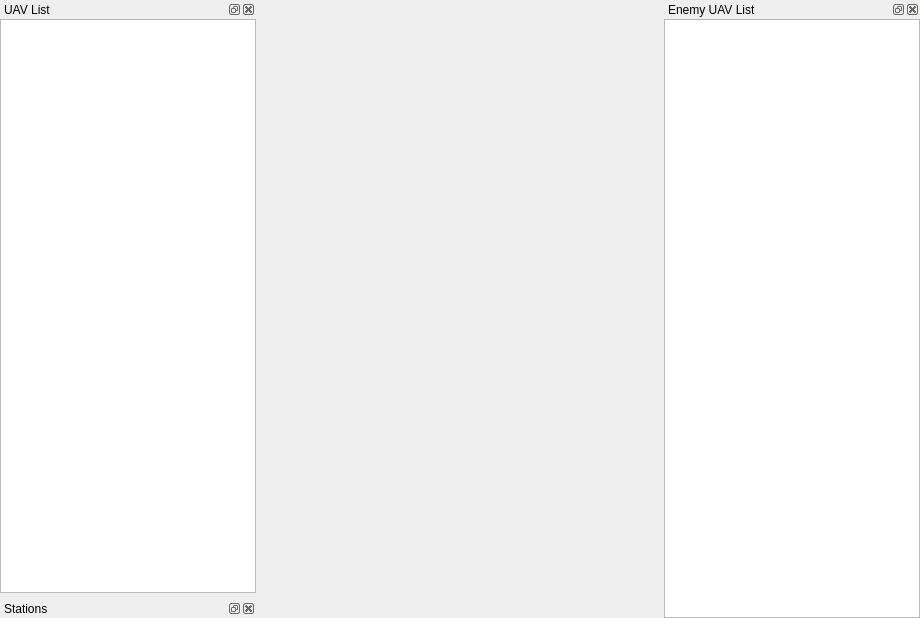
<?xml version="1.0" encoding="UTF-8"?>
<ui version="4.0">
 <class>MapTabWidget</class>
 <widget class="QWidget" name="MapTabWidget">
  <property name="geometry">
   <rect>
    <x>0</x>
    <y>0</y>
    <width>920</width>
    <height>618</height>
   </rect>
  </property>
  <property name="windowTitle">
   <string>Form</string>
  </property>
  <layout class="QGridLayout" name="gridLayout" rowstretch="0,10,0" columnstretch="0,10,0">
   <property name="leftMargin">
    <number>0</number>
   </property>
   <property name="topMargin">
    <number>0</number>
   </property>
   <property name="rightMargin">
    <number>0</number>
   </property>
   <property name="bottomMargin">
    <number>0</number>
   </property>
   <property name="verticalSpacing">
    <number>6</number>
   </property>
   <item row="0" column="0" rowspan="2">
    <widget class="QDockWidget" name="blaDockWidget">
     <property name="windowTitle">
      <string>UAV List</string>
     </property>
     <widget class="QWidget" name="dockWidgetContents">
      <layout class="QHBoxLayout" name="horizontalLayout">
       <property name="leftMargin">
        <number>0</number>
       </property>
       <property name="topMargin">
        <number>0</number>
       </property>
       <property name="rightMargin">
        <number>0</number>
       </property>
       <property name="bottomMargin">
        <number>0</number>
       </property>
       <item>
        <widget class="QTreeView" name="blaTreeView">
         <property name="minimumSize">
          <size>
           <width>250</width>
           <height>0</height>
          </size>
         </property>
        </widget>
       </item>
      </layout>
     </widget>
    </widget>
   </item>
   <item row="0" column="1">
    <widget class="ControlPanel" name="controlPanelWidget" native="true"/>
   </item>
   <item row="1" column="1" rowspan="2">
    <widget class="MapWidget" name="mapWidget" native="true">
     <property name="sizePolicy">
      <sizepolicy hsizetype="Expanding" vsizetype="Expanding">
       <horstretch>0</horstretch>
       <verstretch>0</verstretch>
      </sizepolicy>
     </property>
    </widget>
   </item>
   <item row="2" column="0">
    <widget class="QDockWidget" name="spipDD1DockWidget">
     <property name="windowTitle">
      <string>Stations</string>
     </property>
     <widget class="NiippWidget" name="spipDD1Widget"/>
    </widget>
   </item>
   <item row="0" column="2" rowspan="3">
    <widget class="QDockWidget" name="bplaDockWidget">
     <property name="minimumSize">
      <size>
       <width>250</width>
       <height>93</height>
      </size>
     </property>
     <property name="windowTitle">
      <string>Enemy UAV List</string>
     </property>
     <widget class="QWidget" name="dockWidgetContents_3">
      <layout class="QHBoxLayout" name="horizontalLayout_2">
       <property name="leftMargin">
        <number>0</number>
       </property>
       <property name="topMargin">
        <number>0</number>
       </property>
       <property name="rightMargin">
        <number>0</number>
       </property>
       <property name="bottomMargin">
        <number>0</number>
       </property>
       <item>
        <widget class="QTreeView" name="bplaTreeView"/>
       </item>
      </layout>
     </widget>
    </widget>
   </item>
  </layout>
 </widget>
 <customwidgets>
  <customwidget>
   <class>MapWidget</class>
   <extends>QWidget</extends>
   <header>Map/MapWidget.h</header>
   <container>1</container>
  </customwidget>
  <customwidget>
   <class>NiippWidget</class>
   <extends>QWidget</extends>
   <header>Niipp/NiippWidget.h</header>
   <container>1</container>
  </customwidget>
  <customwidget>
   <class>ControlPanel</class>
   <extends>QWidget</extends>
   <header>ControlPanel/ControlPanel.h</header>
   <container>1</container>
  </customwidget>
 </customwidgets>
 <resources/>
 <connections/>
</ui>
